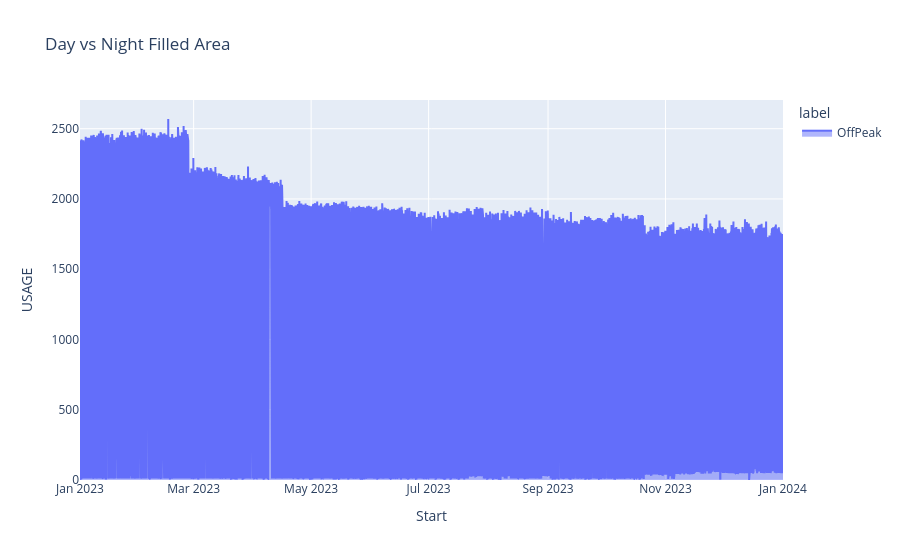

The notebook cell this image was saved under:
### Code cell
import plotly.express as px
import plotly.graph_objects as go

# Plot with area fill and color by label
fig = px.area(Y3, x='Start', y='USAGE', color='label', title='Day vs Night Filled Area')
#fig = px.scatter(Y3, x='Start', y='USAGE', color='label', title='Day vs Night Filled Area')
fig.show()

""" fig = px.line(
    Y3,
    x='Start',
    y='USAGE',
    title='Interactive Plot of Start Times',
    labels={'Parsed Start Time': 'Start Time', 'Value': 'Some Metric'},
    fill='tozeroy',
    hover_data=Y3.columns
)
fig.show() """

### Figure 1 — Plotly figure (JSON) as saved in the notebook; plotly's stock layout.template omitted (floating-point values rounded to 4 significant figures; data arrays with more than 128 entries replaced by an {"elided": "..."} marker saying what was removed)
{"data": [{"fillpattern": {"shape": ""}, "hovertemplate": "label=OffPeak<br>Start=%{x}<br>USAGE=%{y}<extra></extra>", "legendgroup": "OffPeak", "line": {"color": "#636efa"}, "marker": {"symbol": "circle"}, "mode": "lines", "name": "OffPeak", "orientation": "v", "showlegend": true, "stackgroup": "1", "type": "scatter", "x": {"elided": "34896 str values"}, "xaxis": "x", "y": {"elided": "34896 int values"}, "yaxis": "y"}], "layout": {"legend": {"title": {"text": "label"}, "tracegroupgap": 0}, "title": {"text": "Day vs Night Filled Area"}, "xaxis": {"anchor": "y", "domain": [0, 1], "title": {"text": "Start"}}, "yaxis": {"anchor": "x", "domain": [0, 1], "title": {"text": "USAGE"}}}}
